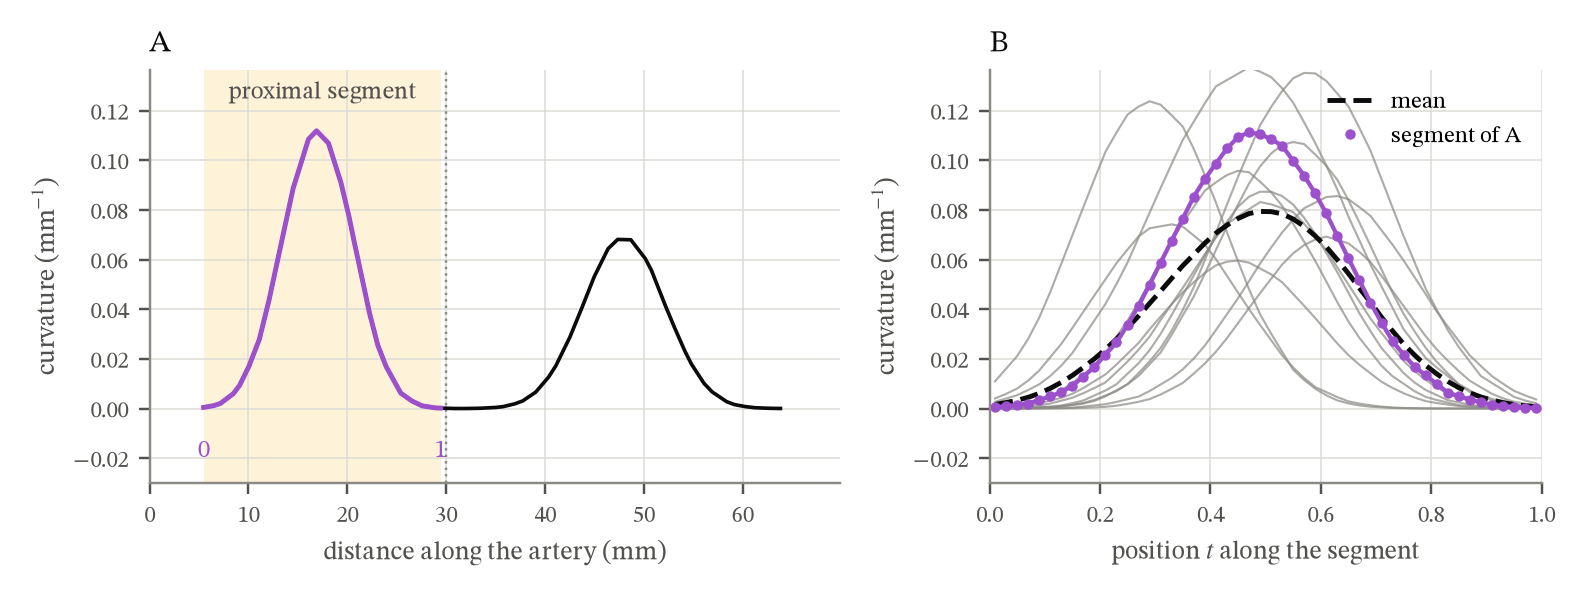

This chart was generated by the following Python code:
"""Figure for Section sec:method-fpca (fig:method-fpca): from the curvature profile of an artery to a curve on
the shared positions 0 to 1.

    python Thesis_coronary/content/methodology/figures/curvature_shape_figure.py

Made-up arteries (no patient data) with unevenly spaced points and made-up p/m boundaries, run through the real
curvature_profile of CGPS_data/thesis_final/curvature_feature.py. A, the curvature profile of one artery in mm,
with its proximal segment shaded; B, that segment placed on 50 positions from its first (0) to its last (1)
profile point, together with the same segment of other made-up arteries and their mean.
on_grid repeats CGPS_data/turning_profile_shapes.on_grid (midpoint positions, linear interpolation), which
cannot be imported here without the server modules.
Writes curvature_shape_figure.{pdf,png} next to this file. Thesis style: serif, white, no title.
"""
import sys
from pathlib import Path

import matplotlib

matplotlib.use("Agg")
import matplotlib.pyplot as plt
import numpy as np

ROOT = Path(__file__).resolve().parents[4]
sys.path.insert(0, str(ROOT / "CGPS_data" / "thesis_final"))
sys.path.insert(0, str(ROOT / "Thesis_coronary" / "setup"))
from curvature_feature import CHORD, curvature_profile  # noqa: E402
from figure_colours import GRID, INK, INK2, MUTED, SERIES, SURF  # noqa: E402

GRID_N = 50
MIN_PTS = 5

plt.rcParams.update({"font.family": "serif", "font.serif": ["STIX Two Text", "STIXGeneral", "DejaVu Serif"],
                     "mathtext.fontset": "stix", "font.size": 8.5, "figure.facecolor": SURF,
                     "axes.facecolor": SURF, "savefig.facecolor": SURF})


def artery(rng, bend_at, bend_size, length=70.0):
    """A made-up planar artery: (points, arc length) with a bend of the given size at bend_at mm and a second,
    fixed bend further down, sampled at unevenly spaced points."""
    u = np.linspace(0, length, 15000)
    k = bend_size * np.exp(-((u - bend_at) / 4.0) ** 2) - 0.08 * np.exp(-((u - 48) / 5.0) ** 2)
    head = np.r_[0, np.cumsum((k[1:] + k[:-1]) / 2 * np.diff(u))]
    xy = np.c_[np.r_[0, np.cumsum(np.cos(head[:-1]) * np.diff(u))], np.r_[0, np.cumsum(np.sin(head[:-1]) * np.diff(u))]]
    sp = np.r_[0, np.cumsum(rng.uniform(0.5, 1.6, 200))]
    sp = sp[sp <= u[-1]]
    P = np.c_[np.interp(sp, u, xy[:, 0]), np.interp(sp, u, xy[:, 1]), np.zeros(len(sp))]
    return P, np.r_[0, np.cumsum(np.linalg.norm(np.diff(P, axis=0), axis=1))]


def on_grid(pos, kappa, lo, hi, n_grid=GRID_N):
    """The profile inside [lo, hi) on n_grid positions between its first (0) and last (1) point."""
    k = (pos >= lo) & (pos < hi)
    if k.sum() < MIN_PTS:
        return None
    p, t = pos[k], kappa[k]
    return np.interp((np.arange(n_grid) + 0.5) / n_grid, (p - p[0]) / (p[-1] - p[0]), t)


rng = np.random.default_rng(3)
t = (np.arange(GRID_N) + 0.5) / GRID_N

# the example artery, and eleven more whose proximal bend differs in place and size
P, s = artery(rng, bend_at=17.0, bend_size=0.14)
pos, kappa = curvature_profile(P, CHORD, s)
PM = 30.0  # made-up proximal/mid boundary, mm along the artery
example = on_grid(pos, kappa, 0.0, PM)
others = []
for _ in range(11):
    Pi, si = artery(rng, bend_at=rng.uniform(11, 23), bend_size=rng.uniform(0.04, 0.18))
    pi, ki = curvature_profile(Pi, CHORD, si)
    others.append(on_grid(pi, ki, 0.0, rng.uniform(26, 36)))
curves = np.array([example] + others)

fig, (a, b) = plt.subplots(1, 2, figsize=(7.2, 2.7), gridspec_kw={"width_ratios": (1.25, 1)})
for ax in (a, b):
    ax.grid(color=GRID, lw=0.5)
    ax.tick_params(colors=INK2, labelsize=7.5)
    for side in ("top", "right"):
        ax.spines[side].set_visible(False)
    for side in ("left", "bottom"):
        ax.spines[side].set_color(MUTED)
    ax.set_ylabel(r"curvature (mm$^{-1}$)", color=INK2)

seg = (pos >= 0.0) & (pos < PM)
a.axvspan(pos[seg][0], pos[seg][-1], color=SERIES[0], alpha=0.18, lw=0)
a.axvline(PM, color=MUTED, lw=0.8, ls=":")
a.plot(pos, kappa, color=INK, lw=1.2)
a.plot(pos[seg], kappa[seg], color=SERIES[2], lw=1.6)
top = kappa.max() * 1.22
a.text((pos[seg][0] + pos[seg][-1]) / 2, top * 0.97, "proximal segment", ha="center", va="top", color=INK2, fontsize=8)
a.text(pos[seg][0], -0.012, "0", ha="center", va="top", color=SERIES[2], fontsize=8, fontweight="bold")
a.text(pos[seg][-1], -0.012, "1", ha="center", va="top", color=SERIES[2], fontsize=8, fontweight="bold")
a.set_xlim(0, s[-1])
a.set_ylim(-0.03, top)
a.set_xlabel("distance along the artery (mm)", color=INK2)
a.set_title("A", loc="left", fontsize=10, fontweight="bold", color=INK)

for c in others:
    b.plot(t, c, color=MUTED, lw=0.7, alpha=0.7)
b.plot(t, curves.mean(0), color=INK, lw=1.6, ls="--", label="mean")
b.plot(t, example, color=SERIES[2], lw=1.4)
b.plot(t, example, "o", color=SERIES[2], ms=2.4, label="segment of A")
b.set_xlim(0, 1)
b.set_ylim(-0.03, top)
b.set_xlabel(r"position $t$ along the segment", color=INK2)
b.legend(frameon=False, fontsize=7.5, loc="upper right")
b.set_title("B", loc="left", fontsize=10, fontweight="bold", color=INK)

fig.tight_layout()
out = Path(__file__).with_suffix("")
for ext in ("pdf", "png"):
    fig.savefig(f"{out}.{ext}", dpi=220)
print(f"wrote {out}.pdf and .png; {len(curves)} curves on {GRID_N} positions")
